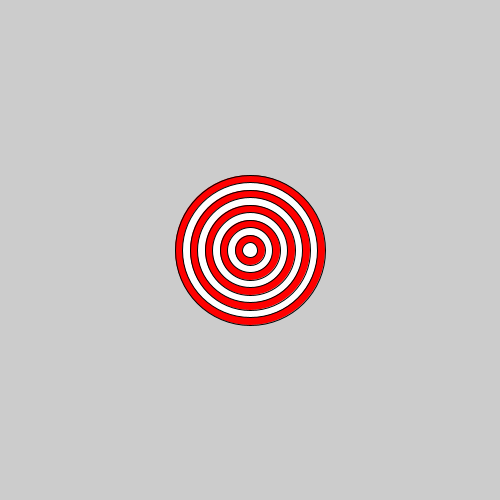
Frame 1 (no input)
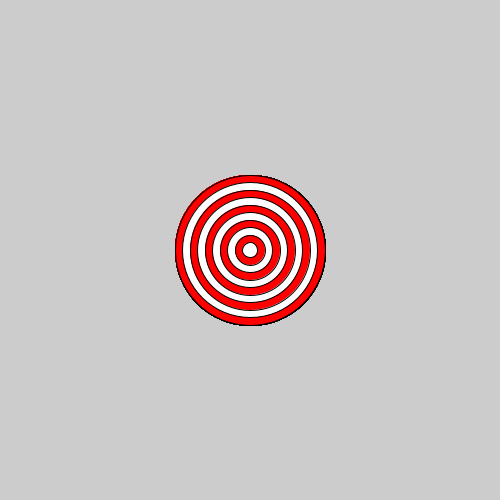
Frame 60 (the mouse pressed at the canvas centre just before this capture)
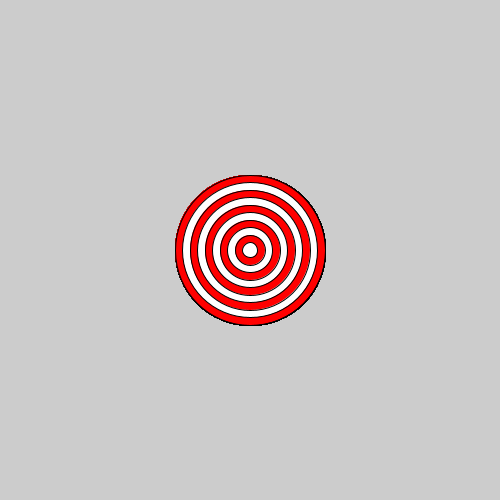
Frame 120 (the mouse held since frame 60 and released just before this capture)

The Processing sketch that drew these frames (run headless with seeded random() and noise(); from frame 60 on, the mouse is pressed at the canvas centre):

// Processing sketch: sketch_170716a
// ── sketch_170716a.pde
void setup(){
  size(500,500);
  
  
   
}

void draw(){
  noFill();
  for(int i=150; i>0; i= i-15){
    if(i%2 ==0){
      fill(255,0,0);
      ellipse(250,250,i,i);
    }
     else{
       fill(255,255,255);
       ellipse(250,250,i,i);
      
  
  
  
  
     } 
  
}
}
